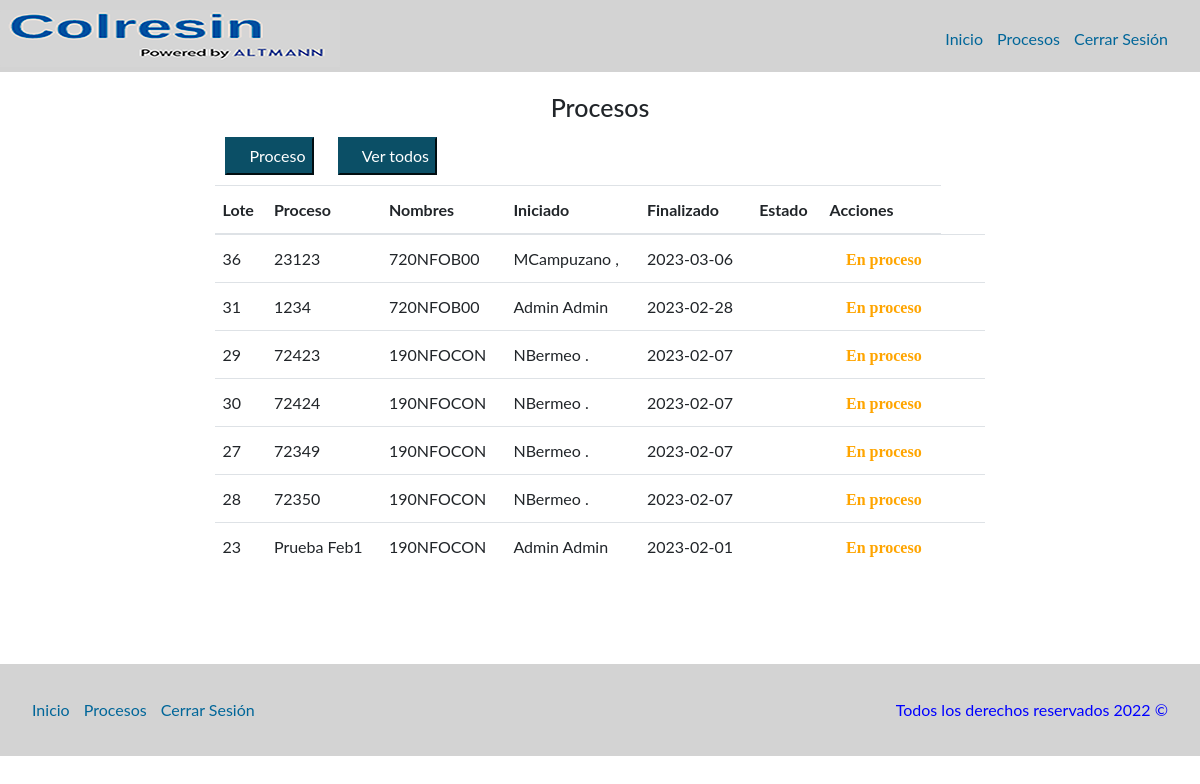
Before: /php/procesos/procesos.php (signed in) with the older database file.
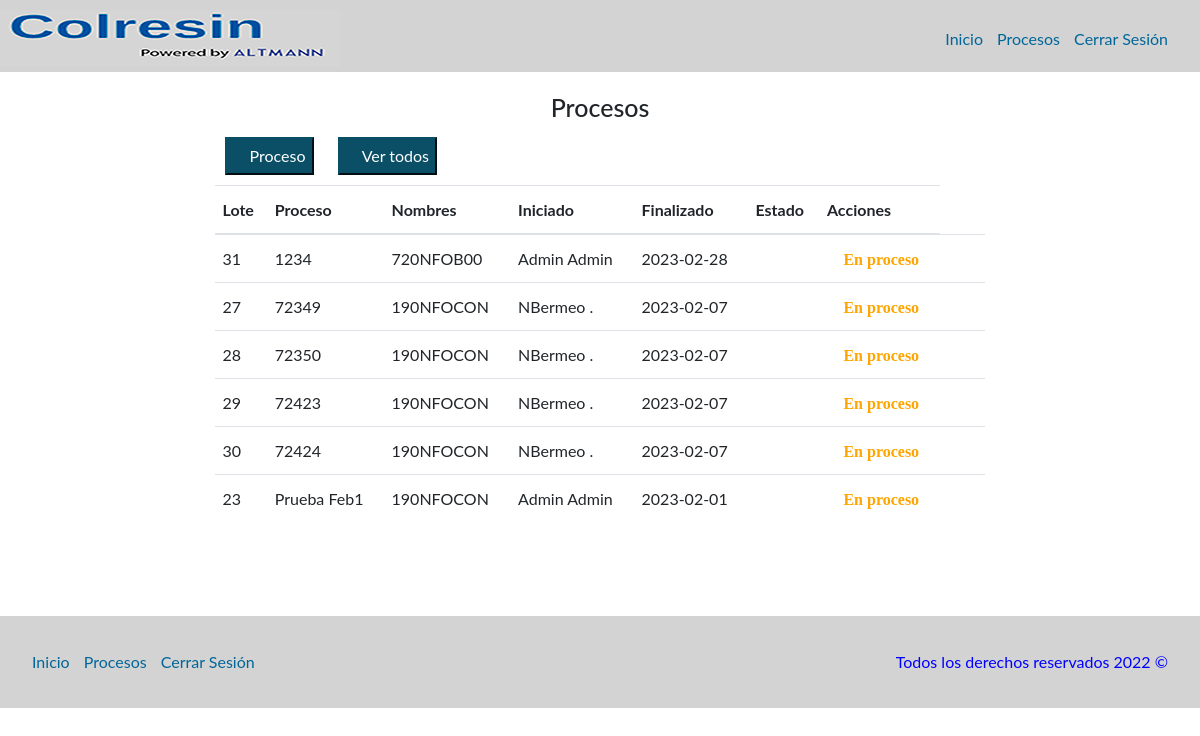
After: the same page with the newer database file.
### tables this page shows
CREATE TABLE `procesos` (
  `IdProceso` int(11) NOT NULL,
  `NumLote` varchar(30) NOT NULL,
  `FechaInicial` date NOT NULL,
  `FechaFinal` date DEFAULT NULL,
  `HoraInicial` time NOT NULL,
  `HoraFinal` time DEFAULT NULL,
  `Estado` int(11) NOT NULL,
  `Cedula` varchar(45) NOT NULL
);

CREATE TABLE `nfo` (
  `IdProceso` int(11) NOT NULL,
  `nfo` varchar(50) NOT NULL,
  `numeroLote` varchar(50) NOT NULL,
  `MatPriFP04` varchar(2) DEFAULT NULL,
  `MatPriSeparada` varchar(2) DEFAULT NULL,
  `MateriaPrimacol` varchar(2) DEFAULT NULL,
  `ReactorLimpio` varchar(50) DEFAULT NULL,
  `HermeticidadReactor` varchar(50) DEFAULT NULL,
  `ReactorFunciona` varchar(50) DEFAULT NULL,
  `VacioFunciona` varchar(50) DEFAULT NULL,
  `VaporFunciona` varchar(50) DEFAULT NULL,
  `EnfriamientoFunciona` varchar(50) DEFAULT NULL,
  `EmisionesFunciona` varchar(50) DEFAULT NULL,
  `phsodatanque` varchar(50) DEFAULT NULL,
  `CondensadorFunciona` varchar(50) DEFAULT NULL,
  `ApruebaInicio` varchar(2) DEFAULT NULL,
  `RazonesNoAprob` varchar(200) DEFAULT NULL,
  `SeguridadNaftaleno` varchar(2) DEFAULT NULL,
  `EquipoNaftaleno` varchar(2) DEFAULT NULL,
  `EnfriamientoCerrado` varchar(2) DEFAULT NULL,
  `ValvBloqueo` varchar(2) DEFAULT NULL,
  `AbrirControlOlores` varchar(2) DEFAULT NULL,
  `Estartazos` varchar(2) DEFAULT NULL,
  `AgitadorOk` varchar(2) DEFAULT NULL,
  `ProblemaFund` varchar(2) DEFAULT NULL,
  `ProblemaFundirNaf` varchar(200) DEFAULT NULL,
  `SeguridadSulfurico` varchar(2) DEFAULT NULL,
  `EquipoSulfurico` varchar(2) DEFAULT NULL,
  `Vapor` varchar(2) DEFAULT NULL,
  `ProblemaSWFO` varchar(2) DEFAULT NULL,
  `TextoProblemaSWFO` varchar(500) DEFAULT NULL,
  `CierreControlOlores` varchar(2) DEFAULT NULL,
  `EvacuarCamisa` varchar(2) DEFAULT NULL,
  `SuministroVapor` varchar(2) DEFAULT NULL,
  `SeguridadFDO` varchar(2) DEFAULT NULL,
  `EquipoFDO` varchar(2) DEFAULT NULL,
  `LineaTierraOk` varchar(2) DEFAULT NULL,
  `BombaNeumaticaOk` varchar(2) DEFAULT NULL,
  `ConexionOk` varchar(2) DEFAULT NULL,
  `MangueraOk` varchar(2) DEFAULT NULL,
  `LineaCargaOk` varchar(2) DEFAULT NULL,
  `ValvulasCerradas` varchar(2) DEFAULT NULL,
  `CapacidadTanque` varchar(2) DEFAULT NULL,
  `ProblemaCondensacion` varchar(2) DEFAULT NULL,
  `TextoProblemaCondensacion` varchar(250) DEFAULT NULL,
  `SeguridadCSO` varchar(2) DEFAULT NULL,
  `EquipoCSO` varchar(2) DEFAULT NULL,
  `OlorFormol` varchar(2) DEFAULT NULL,
  `ph10` varchar(45) DEFAULT NULL,
  `Csc050Ajuste` varchar(45) DEFAULT NULL,
  `Stw00Ajuste` varchar(45) DEFAULT NULL,
  `ph10Fin` varchar(45) DEFAULT NULL,
  `ProductoBrillante` varchar(2) DEFAULT NULL,
  `HoraInicioLukas` time DEFAULT NULL,
  `HoraFinLukas` time DEFAULT NULL,
  `ProductoBrillante2` varchar(2) DEFAULT NULL,
  `NotificarLaboratorio` varchar(200) DEFAULT NULL,
  `SegNFO` varchar(2) DEFAULT NULL,
  `EquipoNFO` varchar(2) DEFAULT NULL,
  `AgitacionOff` varchar(2) DEFAULT NULL,
  `TalegoDescarga` varchar(2) DEFAULT NULL,
  `ResiduoTalego` varchar(2) DEFAULT NULL,
  `EnviarMuestraFinal` varchar(2) DEFAULT NULL,
  `Aspecto` varchar(100) DEFAULT NULL,
  `PorcentajeSolidos` varchar(45) DEFAULT NULL,
  `pH10Final` varchar(45) DEFAULT NULL,
  `Solubilidad10` varchar(45) DEFAULT NULL,
  `Solubilidad40` varchar(45) DEFAULT NULL,
  `Rendimiento` varchar(100) DEFAULT NULL,
  `ProcesoDif` varchar(2) DEFAULT NULL,
  `KgEnjuague` varchar(45) DEFAULT NULL,
  `KgLavado` varchar(45) DEFAULT NULL,
  `FechaMuestraLab` datetime(6) NOT NULL
);

CREATE TABLE `usuarios` (
  `IdUsuario` int(11) NOT NULL,
  `Nombre` varchar(50) NOT NULL,
  `Apellido` varchar(50) NOT NULL,
  `Cedula` varchar(50) NOT NULL,
  `CorreoElectronico` varchar(50) NOT NULL,
  `Contrasena` varchar(50) NOT NULL,
  `Estado` int(11) NOT NULL DEFAULT 1,
  `Rol` int(2) NOT NULL DEFAULT 1
);

### php/procesos/acciones.php (called while the page is built, shortened)
<?php
class procesos{
    function get_only_process(){
        $conex = new conection();
        $result = $conex->conex();
        $query = mysqli_query($result,'SELECT u.*, p.*, n.nfo nombreProceso FROM procesos p INNER JOIN usuarios u INNER JOIN NFO n ON p.cedula = u.cedula and p.IdProceso = n.IdProceso WHERE p.Estado = 1 ORDER BY FechaInicial DESC');
        return $query;
    }
}

### php/procesos/procesos.php (the view, shortened to what this page needs)
<?php
require_once "acciones.php";
$_process = new procesos();
$query = $_process->get_only_process();
$tr = '';
while ($row = $query->fetch_array(MYSQLI_BOTH)){
    $eliminar = "";
    $editar = "";
    if($row['Estado'] == 1){
        $estado = "<i class='fa fa-circle' style='color:orange;'> En proceso</i>";
        $editar   = "<a href='../formulario/editarFormulario.php?id=" . $row['IdProceso'] . "'>
                    <i class='fas fa-pen'></i>
                </a>";
    }else if($row['Estado'] == 2){
        $estado = "<i class='fa fa-circle' style='color:green;'> Finalizado</i>";
        $editar   = "<a href='../formulario/verFormulario.php?id=" . $row['IdProceso'] . "'>
                    <i class='fas fa-eye'></i>
                </a>";
    }else if($row['Estado'] == 3){
        $estado = "<i class='fa fa-circle' style='color:red;'> Eliminado</i>";
        $editar   = "<a href='../formulario/verFormulario.php?id=" . $row['IdProceso'] . "'>
                    <i class='fas fa-eye'></i>
                </a>";
    }
    $tr .=	"<tr class='rows' id='rows'>
                <td>" . $row['IdProceso'] 	. "</td>
                <td>" . $row['NumLote'] 	. "</td>
                <td>" . $row['nombreProceso'] . "</td>
                <td>" . $row['Nombre'] . " " . $row['Apellido'] ."</td>
                <td>" . $row['FechaInicial'] ."</td>
                <td>" . $row['FechaFinal'] . "</td>
                <td>" . $estado . "</td>
                <td>
                    ".$editar."
                    &nbsp;&nbsp;
                    ".$eliminar."
                </td>
            </tr>";
}
$btn    = "<button type='button' class='boton-add' onclick=\"window.location.href='../formulario/formulario.php'\"><i class='fa fa-plus-circle' aria-hidden='true'></i> Proceso</button>";
?>
<!DOCTYPE html>
<html lang="en">
<head>
    <link rel="stylesheet" href="https://maxcdn.bootstrapcdn.com/bootstrap/4.0.0/css/bootstrap.min.css">
    <link rel="stylesheet" href="../../css/styles.css">
    <link href='../../css/fontawesome.css' rel='stylesheet'>
    <link href='../../css/all.css' rel='stylesheet'>
</head>
<body>
    <header class="site-header">
        <div class="contenedor contenido-header">
            <div class="barra">
                <a href="/">
                <img src="../../img/colresin-altmann.PNG" alt="Logotipo Altmann">
                </a>
                <nav class="navegacion">
                    <a href="../inicio/index.php">Inicio</a>
                    <a href="procesos.php">Procesos</a>
                    <a href="../login/cerrarSesion.php">Cerrar Sesión</a>
                </nav>
            </div>
        </div>
    </header>
    <main class="contenedor seccion contenido-centrado">
        <h1 class="centrar-texto">Procesos</h1>
        <div class="container">
            <?php echo $btn; ?>
            <button type="button" class="boton-add" onclick="window.location.href='procesosTodos.php'"><i class="fa fa-eye" aria-hidden="true"></i> Ver todos</button>
            </div>
        <div class="container">
            <table class="table table-over">
                <thead>
                    <tr>
                        <th scope="col">Lote</th>
                        <th scope="col">Proceso</th>
                        <th scope="col">Nombres</th>
                        <th scope="col">Iniciado</th>
                        <th scope="col">Finalizado</th>
                        <th scope="col">Estado</th>
                        <th scope="col">Acciones</th>
                    </tr>
                </thead>
                <tbody>
                    <?php echo $tr; ?>
                </tbody>
            </table>
        </div>
        <br>
        <br>
    </main>
    <footer class="site-footer seccion">
        <div class="contenedor contenedor-footer">
            <nav class="navegacion">
                <a href="../inicio/index.php">Inicio</a>
                <a href="procesos.php">Procesos</a>
                <a href="../login/cerrarSesion.php">Cerrar Sesión</a>
            </nav>
            <p class="copyright">Todos los derechos reservados 2022 &copy; </p>
        </div>
    </footer>
</body>
</html>

### css/styles.css (style rules this page uses)
html { box-sizing: border-box; font-size: 62.5%; }
*, *::before, *::after { box-sizing: inherit; }
body { font-family: 'Lato', sans-serif; font-size: 1.6rem; line-height: 2; }
img { max-width: 100%; }
.contenedor { max-width: 768rem; margin: 0 auto; }
.seccion { margin-top: 2rem; margin-bottom: 2rem; }
.centrar-texto { text-align: center; }
.contenido-centrado { max-width: 800px; }
.boton-add { margin: 1rem; color: #fff; background-color: #0b4f66 !important; border-color: #0b4f66 !important; }
.site-header { background-color: #d3d3d3; padding: 0.5rem 0 0.5rem 0; border: #333333; }
.contenido-header { height: 100%; display: flex; flex-direction: column; justify-content: space-between; }
.barra { display: flex; justify-content: space-between; align-items: center; padding-top: 0.5rem; }
.navegacion { margin-right: 2em !important; margin-left: 2em !important; }
.navegacion a { color: #006699; text-decoration: none; font-size: 1.6rem; margin-right: 1rem; }
.navegacion a:last-of-type { margin-right: 0; }
.site-footer { background-color: #d3d3d3; margin: 0; }
.contenedor-footer { padding: 3rem 0; display: flex; justify-content: space-between; align-content: center; }
.copyright { margin: 0; color: #0000ff; margin-right: 2em !important; }
main { align-content: center; ; }

### css/all.css (style rules this page uses)
.fa, .fas, .far, .fal, .fad, .fab { -moz-osx-font-smoothing: grayscale; -webkit-font-smoothing: antialiased; display: inline-block; font-style: normal; font-variant: normal; text-rendering: auto; line-height: 1; }
.fa-circle:before { content: "\f111"; }
.fa-eye:before { content: "\f06e"; }
.fa-pen:before { content: "\f304"; }
.fa-plus-circle:before { content: "\f055"; }
.fa, .fas { font-family: 'Font Awesome 5 Free'; font-weight: 900; }

Changed rows visible on the page:
no longer on this page (row edited): procesos: IdProceso "36", NumLote "23123", nfo.nfo "720NFOB00", usuarios.Nombre "MCampuzano", usuarios.Apellido ",", FechaInicial "2023-03-06", Estado "En proceso"
shown differently, row unchanged: procesos id 27: moves up the list
shown differently, row unchanged: procesos id 28: moves up the list
